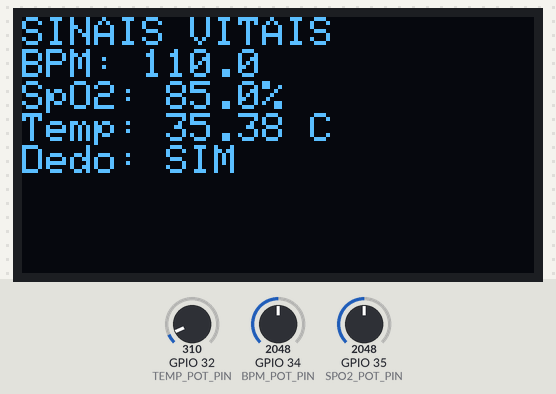
The sketch below on a simulated ESP32. Parts: 128×64 one-colour display. The inputs (shaded band) are chosen by the test bench; at power-on: GPIO 32 (TEMP_POT_PIN) = 310, GPIO 34 (BPM_POT_PIN) = 2048, GPIO 35 (SPO2_POT_PIN) = 2048 (analog values on the 0–4095 scale). What the sketch prints to the serial monitor is not drawn.

Above: at 1.4 s.
1.5 s: GPIO 32 (TEMP_POT_PIN) set to 372
At 2.7 s:
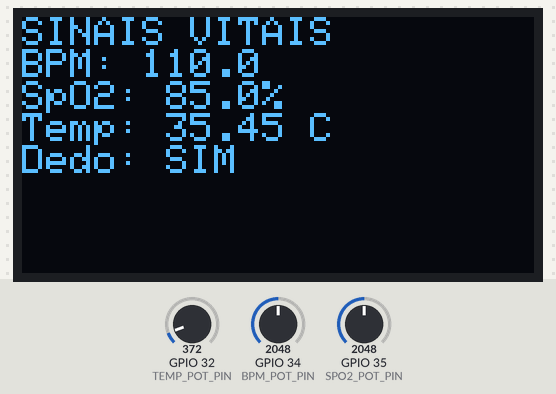
3.5 s: GPIO 34 (BPM_POT_PIN) set to 2866
At 4.0 s:
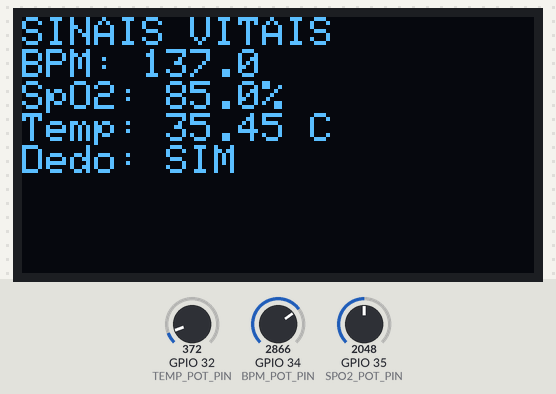
5.0 s: GPIO 35 (SPO2_POT_PIN) set to 2866
At 5.8 s:
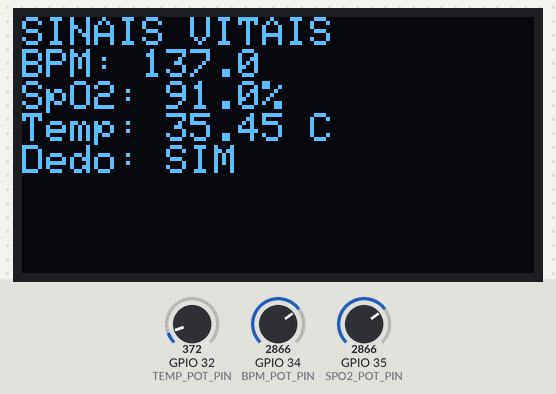
7.0 s: GPIO 32 (TEMP_POT_PIN) set to 434
At 8.7 s:
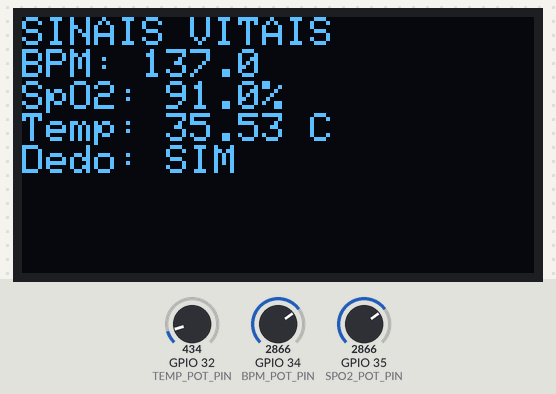
9.0 s: GPIO 34 (BPM_POT_PIN) set to 3603
At 10.2 s:
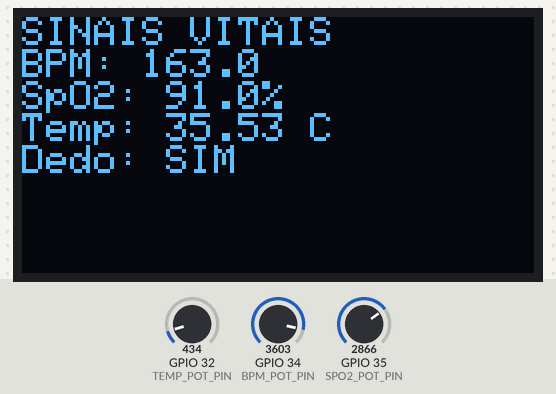
10.5 s: GPIO 35 (SPO2_POT_PIN) set to 3603
At 12.3 s:
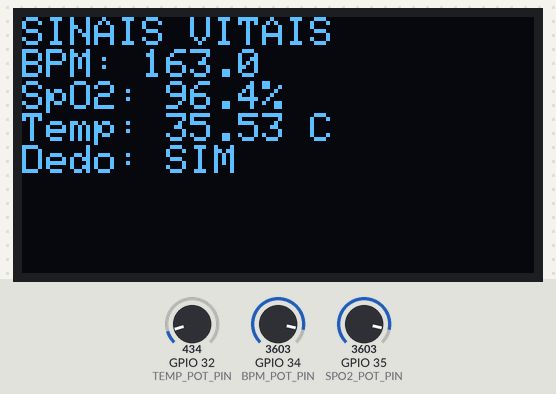
Timing chart, 0 to 13.5 s (numbered marks = the images above; inputs shaded):
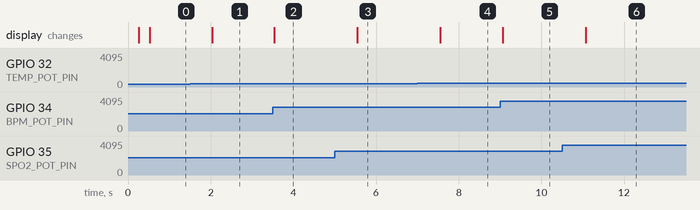

Measured:
- after the input at 1.5 s, the display: changes after 0.53 s (image 1)
- after the input at 3.5 s, the display: changes at once (image 2)
- after the input at 5.0 s, the display: changes after 0.55 s (image 3)
- after the input at 7.0 s, the display: changes after 0.56 s (image 4)
- after the input at 9.0 s, the display: changes after 0.07 s (image 5)
- after the input at 10.5 s, the display: changes after 0.57 s (image 6)

The sketch:

sketch.ino
```cpp
#include <Arduino.h>
#include <Wire.h>
#include <WiFi.h>
#include <WebServer.h>
#include <math.h>

#include <Adafruit_GFX.h>
#include <Adafruit_SSD1306.h>

#define DEVICE_ID "esp32-vitals-sim"

#define I2C_SDA_PIN 21
#define I2C_SCL_PIN 22

#define OLED_ADDRESS 0x3C

// Potenciômetros
#define BPM_POT_PIN 34
#define SPO2_POT_PIN 35
#define TEMP_POT_PIN 32

static constexpr uint16_t SCREEN_WIDTH = 128;
static constexpr uint16_t SCREEN_HEIGHT = 64;
static constexpr int8_t OLED_RESET_PIN = -1;

static constexpr uint32_t DISPLAY_INTERVAL_MS = 500;
static constexpr uint32_t SENSOR_INTERVAL_MS = 200;

WebServer server(80);

Adafruit_SSD1306 display(SCREEN_WIDTH, SCREEN_HEIGHT, &Wire, OLED_RESET_PIN);

struct VitalData {
  bool max30102Ok = true;
  bool max30205Ok = true;
  bool oledOk = false;

  bool fingerDetected = true;

  float heartRateBpm = NAN;
  float spo2Pct = NAN;
  float bodyTempC = NAN;

  uint32_t max30102Samples = 0;
  uint32_t lastBeatMs = 0;
  uint32_t updatedAtMs = 0;

  int lastHttpCode = 0;
};

VitalData vitals;

uint32_t lastSensorReadMs = 0;
uint32_t lastDisplayMs = 0;

// ---------------------------------------------------------------
// Helpers
// ---------------------------------------------------------------

String jsonFloat(float value, uint8_t decimals) {
  if (!isfinite(value)) {
    return "null";
  }
  // Cast explícito para evitar ambiguidade de overload no core ESP32 3.x
  return String((double)value, (unsigned int)decimals);
}

String jsonString(const String &value) {
  String escaped = value;
  escaped.replace("\\", "\\\\");
  escaped.replace("\"", "\\\"");
  return "\"" + escaped + "\"";
}

String ipAddressString() {
  return WiFi.softAPIP().toString();
}

String wifiModeString() {
  return "access_point";
}

// ---------------------------------------------------------------
// Sensores simulados (potenciômetros)
// ---------------------------------------------------------------

float readSimulatedBPM() {
  int raw = analogRead(BPM_POT_PIN);
  // BPM: 40 - 180
  return (float)map(raw, 0, 4095, 40, 180);
}

float readSimulatedSpO2() {
  int raw = analogRead(SPO2_POT_PIN);
  // SpO2: 70 - 100%
  return 70.0f + (raw / 4095.0f) * 30.0f;
}

float readSimulatedTemperature() {
  int raw = analogRead(TEMP_POT_PIN);
  // Temperatura: 35 - 40 C
  return 35.0f + (raw / 4095.0f) * 5.0f;
}

void readSimulatedSensors() {
  uint32_t now = millis();

  if (now - lastSensorReadMs < SENSOR_INTERVAL_MS) {
    return;
  }

  lastSensorReadMs = now;

  vitals.heartRateBpm = readSimulatedBPM();
  vitals.spo2Pct = readSimulatedSpO2();
  vitals.bodyTempC = readSimulatedTemperature();

  vitals.fingerDetected = true;
  vitals.max30102Samples++;
  vitals.updatedAtMs = now;
  vitals.lastBeatMs = now;
}

// ---------------------------------------------------------------
// JSON
// ---------------------------------------------------------------

String buildVitalsJson() {
  uint32_t lastBeatAgeMs =
    vitals.lastBeatMs == 0 ? 0 : millis() - vitals.lastBeatMs;

  String payload = "{";

  payload += "\"deviceId\":" + jsonString(DEVICE_ID) + ",";
  payload += "\"uptimeMs\":" + String(millis()) + ",";
  payload += "\"ip\":" + jsonString(ipAddressString()) + ",";
  payload += "\"wifiMode\":" + jsonString(wifiModeString()) + ",";

  payload += "\"measurements\":{";
  payload += "\"heartRateBpm\":" + jsonFloat(vitals.heartRateBpm, 1) + ",";
  payload += "\"spo2Pct\":" + jsonFloat(vitals.spo2Pct, 1) + ",";
  payload += "\"bodyTempC\":" + jsonFloat(vitals.bodyTempC, 2) + ",";
  payload += "\"fingerDetected\":" +
             String(vitals.fingerDetected ? "true" : "false");
  payload += "},";

  payload += "\"sensors\":{";
  payload += "\"max30102\":" + String(vitals.max30102Ok ? "true" : "false") + ",";
  payload += "\"max30205\":" + String(vitals.max30205Ok ? "true" : "false") + ",";
  payload += "\"oled\":" + String(vitals.oledOk ? "true" : "false");
  payload += "},";

  payload += "\"quality\":{";
  payload += "\"max30102Samples\":" + String(vitals.max30102Samples) + ",";
  payload += "\"lastBeatAgeMs\":" + String(lastBeatAgeMs) + ",";
  payload += "\"spo2WindowSamples\":0";
  payload += "},";

  payload += "\"push\":{";
  payload += "\"enabled\":false,";
  payload += "\"lastHttpCode\":" + String(vitals.lastHttpCode);
  payload += "}";

  payload += "}";

  return payload;
}

// ---------------------------------------------------------------
// HTTP
// ---------------------------------------------------------------

void addCorsHeaders() {
  server.sendHeader("Access-Control-Allow-Origin", "*");
  server.sendHeader("Access-Control-Allow-Methods", "GET,OPTIONS");
  server.sendHeader("Access-Control-Allow-Headers", "Content-Type,Authorization");
  server.sendHeader("Cache-Control", "no-store");
}

void handleRoot() {
  addCorsHeaders();

  String body = "ESP32 Vital Signs Simulator\n\n";
  body += "GET /api/v1/health\n";
  body += "GET /api/v1/vitals\n";

  server.send(200, "text/plain; charset=utf-8", body);
}

void handleHealth() {
  addCorsHeaders();

  String payload = "{";
  payload += "\"ok\":true,";
  payload += "\"deviceId\":" + jsonString(DEVICE_ID) + ",";
  payload += "\"uptimeMs\":" + String(millis()) + ",";
  payload += "\"ip\":" + jsonString(ipAddressString()) + ",";
  payload += "\"wifiMode\":" + jsonString(wifiModeString());
  payload += "}";

  server.send(200, "application/json", payload);
}

void handleVitals() {
  addCorsHeaders();
  server.send(200, "application/json", buildVitalsJson());
}

void handleOptions() {
  addCorsHeaders();
  server.send(204);
}

void handleNotFound() {
  addCorsHeaders();
  server.send(404, "application/json", "{\"error\":\"not_found\"}");
}

void setupHttpServer() {
  server.on("/", HTTP_GET, handleRoot);

  server.on("/api/v1/health", HTTP_GET, handleHealth);
  server.on("/api/v1/health", HTTP_OPTIONS, handleOptions);

  server.on("/api/v1/vitals", HTTP_GET, handleVitals);
  server.on("/api/v1/vitals", HTTP_OPTIONS, handleOptions);

  server.onNotFound(handleNotFound);

  server.begin();

  Serial.println("Servidor HTTP iniciado.");
}

// ---------------------------------------------------------------
// Wi-Fi
// ---------------------------------------------------------------

void setupWifi() {
  WiFi.mode(WIFI_AP);
  WiFi.softAP("VitalSensor-ESP32", "12345678");

  Serial.print("Access Point ativo. IP: ");
  Serial.println(WiFi.softAPIP());
}

// ---------------------------------------------------------------
// Display OLED
// ---------------------------------------------------------------

void setupDisplay() {
  vitals.oledOk = display.begin(SSD1306_SWITCHCAPVCC, OLED_ADDRESS);

  if (!vitals.oledOk) {
    Serial.println("OLED nao encontrado.");
    return;
  }

  display.clearDisplay();
  display.setTextSize(1);
  display.setTextColor(SSD1306_WHITE);
  display.setCursor(0, 0);

  display.println("SENSOR VITAL");
  display.println();
  display.println("Simulacao Wokwi");
  display.println();
  display.println("Inicializando...");

  display.display();
}

void updateDisplay() {
  if (!vitals.oledOk) {
    return;
  }

  uint32_t now = millis();

  if (now - lastDisplayMs < DISPLAY_INTERVAL_MS) {
    return;
  }

  lastDisplayMs = now;

  display.clearDisplay();
  display.setTextSize(1);
  display.setTextColor(SSD1306_WHITE);
  display.setCursor(0, 0);

  display.println("SINAIS VITAIS");

  display.print("BPM: ");
  display.println(jsonFloat(vitals.heartRateBpm, 1));

  display.print("SpO2: ");
  display.print(jsonFloat(vitals.spo2Pct, 1));
  display.println("%");

  display.print("Temp: ");
  display.print(jsonFloat(vitals.bodyTempC, 2));
  display.println(" C");

  display.print("Dedo: ");
  display.println(vitals.fingerDetected ? "SIM" : "NAO");

  display.display();
}

// ---------------------------------------------------------------
// Setup / Loop
// ---------------------------------------------------------------

void setup() {
  Serial.begin(115200);
  delay(200);

  Serial.println();
  Serial.println("================================");
  Serial.println("ESP32 - SIMULADOR DE SINAIS VITAIS");
  Serial.println("================================");

  // ADC
  analogReadResolution(12);

  // I2C
  Wire.begin(I2C_SDA_PIN, I2C_SCL_PIN);
  Wire.setClock(400000);

  setupDisplay();
  setupWifi();
  setupHttpServer();

  Serial.println();
  Serial.println("Simulacao pronta!");

  Serial.print("API: http://");
  Serial.print(ipAddressString());
  Serial.println("/api/v1/vitals");
}

void loop() {
  server.handleClient();
  readSimulatedSensors();
  updateDisplay();
  delay(5);
}
```
